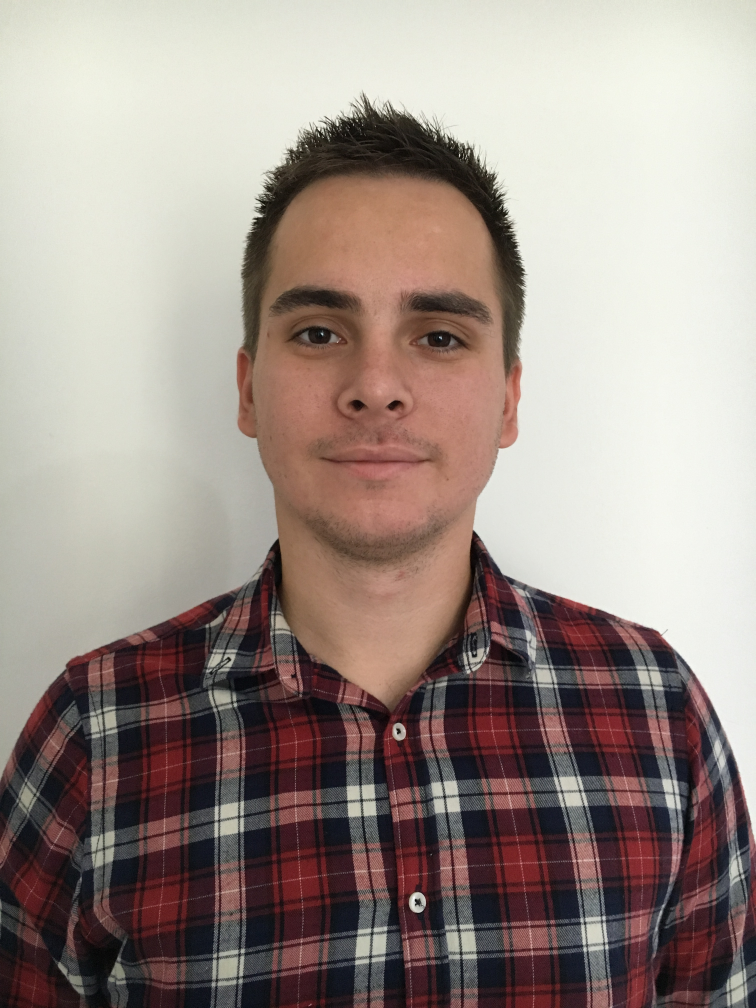
#> input picture Images/img1.JPG, 3024 x 4032 px, given in place of glasses.png, which was not available (shown at 1/4 size)
$ python -i AddGlasses.py   (imports and definitions only)
#> lines starting #> are read from the running program, lines starting #| are printed output that depends on the picture; pictures that were not available may be replaced by others from this repository, and a replacement may not be noted
### Scripts/Functions.py
import cv2
import os
import numpy as np
import random
import math

#najde tvar/e na obrazku
def GetFaceCoordinates (img):
    face_cascade = cv2.CascadeClassifier('..\Haar\haarcascade_frontalface_default.xml')
    gray = cv2.cvtColor(img, cv2.COLOR_BGR2GRAY)
    facesCoordinates = face_cascade.detectMultiScale(gray, 1.3, 5)
    facesCoordinates = DeleteFaceNoise(facesCoordinates)

    return facesCoordinates

#najde oci na obrazky
def GetEyesCoordinates(Image):
    eye_cascade = cv2.CascadeClassifier('..\Haar\haarcascade_eye.xml')
    grayImg = cv2.cvtColor(Image, cv2.COLOR_BGR2GRAY)
    eyesCoordinates = eye_cascade.detectMultiScale(grayImg)

    return eyesCoordinates

#vytvori stvorec z obrazka
#vytvori ho tak aby sa neorezala tvar
def CreateSquareImage (Img, FaceCoorditnates):
    yImage = Img.shape[0];
    xImage = Img.shape[1];

    img  = Img
    if(len(FaceCoorditnates[0]) > 2 ):
        (xFace, yFace, wFace, hFace) = FaceCoorditnates[0]
    else:
       return Img;

    cutPart = yImage-xImage;
    halfOfCutPart = cutPart/2;
    canBeCutedPart = yImage-hFace;

    if canBeCutedPart > cutPart: # ak cast ktora moze byt odrezana je vacsia ako cast ktoru chceme odrezat
        if(yFace > cutPart/2):  #ak na zaciatku fotky je vacsia cast ako polovica casti ktoru chceme odrezat
            if(yImage-(yFace+hFace) > cutPart/2):  # ak na konci fotky je vacsia cast ako polovica casti ktory chceme odrezat
                newImg = img[cutPart / 2:yImage-cutPart/2, 0:xImage]
            else: # ak  nieje tak musime zbytok ktory sme neodrezali odrezat zo zaciatku
                remainder = cutPart / 2 - (yImage-(yFace+hFace));
                newImg = img[(cutPart / 2) + remainder:yImage - (cutPart / 2)+ remainder , 0:xImage]
        else: #ak nieje tak musime zbytok ktory sme odrezali odrezat z konca
            remainder = cutPart/2 - yFace;
            newImg = img[(cutPart / 2) - remainder:yImage - (cutPart / 2) - remainder, 0:xImage]
    else:
        print()

    return newImg;

#nacita obrazok
def ReadImage(PathOfImage):
    imgOriginal = cv2.imread(PathOfImage)  # open image
    if imgOriginal is None:  # if image was not read successfully
        print "error: image not read from file \n\n"  # print error message to std out
        print PathOfImage;
        os.system("pause")  # pause so user can see error message
        return  # and exit function (which exits program)
    else:
        return imgOriginal;

#aplikuje sa salt-pepper filter
# [30 lines left out: functions SaltPeperFilter, RotateImage, not called in this run]

#vyberie len 2 prave oci
def DeleteEyesNoise (EyesCoordinates):

    max1= 0;
    max2= 0;

    result = [0,0]

    for (ex, ey, ew, eh) in EyesCoordinates:
        if((ew*eh)>max1):
            max2= max1
            max1 = ew*eh
            result[1] = result[0]
            result[0] = [ex,ey,ew,eh]
        elif((ew*eh)>max2):
            max2 = ew * eh
            result[1] = [ex, ey, ew, eh]
    return result

#vyberie len jednu pravu tvar
def DeleteFaceNoise (FaceCoorditnates):
    max1 = 0;
    result = [1]
    for (x, y, w, h) in FaceCoorditnates:
        if((w*h)>max1):
            max1 = w*h
            result[0] = [x,y,w,h]

    return result

#zisti vzdialenost medzi ocami
def GetDistenceBetweenEyes(EyeCoordinates):
    if(len(EyeCoordinates) != 2):
        print "Delete noise in eyesCoordinates"
        return
    else:
       distance =(EyeCoordinates[1][0] + EyeCoordinates[1][3]/2) - (EyeCoordinates[0][0] + EyeCoordinates[0][2]/2)
       return abs(distance)

#zisti aky je potrebny uhol pre otocenie medzi 4 ocami
# [55 lines left out: function GetAngleBetween4Eyes, not called in this run]

# otoci obrazok o zadany uhol, okolo zadanych suradnic
def RotateImage(image, angle, x,y, scale = 1.0):
    (h, w) = image.shape[:2]
    center = (x,y);
    if center is None:
        center = (w / 2, h / 2)
    # Perform the rotation
    M = cv2.getRotationMatrix2D(center, angle, scale)
    rotated = cv2.warpAffine(image, M, (w, h))

    return rotated

#zisti aky je potrebny uhol pre otocenie medzi 2 ocami
def GetAngleBetween2Eyes(EyeCoordinatesA):
    if EyeCoordinatesA[0][0] < EyeCoordinatesA[1][0]:
        leftEye1 = [EyeCoordinatesA[0][0] + EyeCoordinatesA[0][1] / 2,
                    EyeCoordinatesA[0][1] + EyeCoordinatesA[0][3] / 2]
        rightEye1 = [EyeCoordinatesA[1][0] + EyeCoordinatesA[1][1] / 2,
                     EyeCoordinatesA[1][1] + EyeCoordinatesA[1][3] / 2]
    else:
        rightEye1 = [EyeCoordinatesA[0][0] + EyeCoordinatesA[0][1] / 2,
                     EyeCoordinatesA[0][1] + EyeCoordinatesA[0][3] / 2]
        leftEye1 = [EyeCoordinatesA[1][0] + EyeCoordinatesA[1][1] / 2,
                    EyeCoordinatesA[1][1] + EyeCoordinatesA[1][3] / 2]

    a = leftEye1[1] - rightEye1[1];
    b = leftEye1[0] - rightEye1[0];
    c = math.sqrt(math.pow(a,2)+math.pow(b,2));
    result = math.degrees(math.asin((a / c)))
    return result;

### Scripts/AddGlasses.py
import cv2
import Functions


def AddEyeGlasses(PathOfImage):

    #nacitanie obrazka okuliarov a definovanie premennych
#> called with PathOfImage = '../Images/img1.JPG'
    img2 = cv2.imread('../Images/glasses.png')
#> img2 is the input picture: shape (4032, 3024, 3); mean B, G, R 136.2, 143.1, 156.7
    distanceGlasses = 210;
    xGlasses = 86;
    yGlasses = 77;

    #nacitanie obrazka
    img = Functions.ReadImage(PathOfImage)

    # orezanie obrazka na stvorec, najpr sa zisitia suradnice tvare aby sa neorezala a urobi sa stvorec z obrazka
    # zistenie novych suradnic tvare
    CoordinatesOfFace = Functions.GetFaceCoordinates(img);
#> in GetFaceCoordinates, `gray = cv2.cvtColor(img, cv2.COLOR_BGR2GRAY)`:
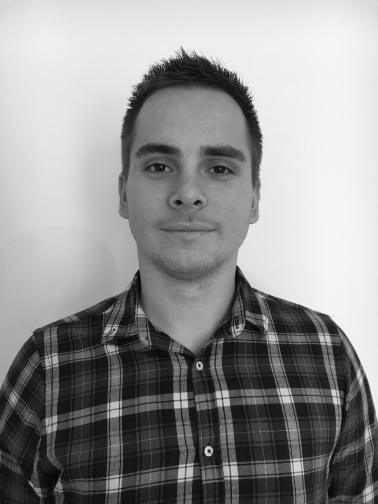
#> gray: shape (4032, 3024) (shown at 1/8 size); min 0, max 255, mean 146.4
#> in GetFaceCoordinates, `facesCoordinates = face_cascade.detectMultiScale(gray, 1.3, 5)`: facesCoordinates = [[809, 784, 1407, 1407]]
#> the loop in DeleteFaceNoise, `for (x, y, w, h) in FaceCoorditnates:` made 1 pass
#> (x, y, w, h, max1) on pass 1: (809, 784, 1407, 1407, 1979649)
#> after the loop in DeleteFaceNoise, `for (x, y, w, h) in FaceCoorditnates:`: max1 = 1979649; result = [[809, 784, 1407, 1407]]
#> CoordinatesOfFace = [[809, 784, 1407, 1407]]
    img = Functions.CreateSquareImage(img, CoordinatesOfFace)
#> in CreateSquareImage, `(xFace, yFace, wFace, hFace) = FaceCoorditnates[0]`: xFace = 809; yFace = 784; wFace = 1407
#> in CreateSquareImage, `canBeCutedPart = yImage-hFace;`: canBeCutedPart = 2625
#> in CreateSquareImage, `newImg = img[cutPart / 2:yImage-cutPart/2, 0:xImage]`:
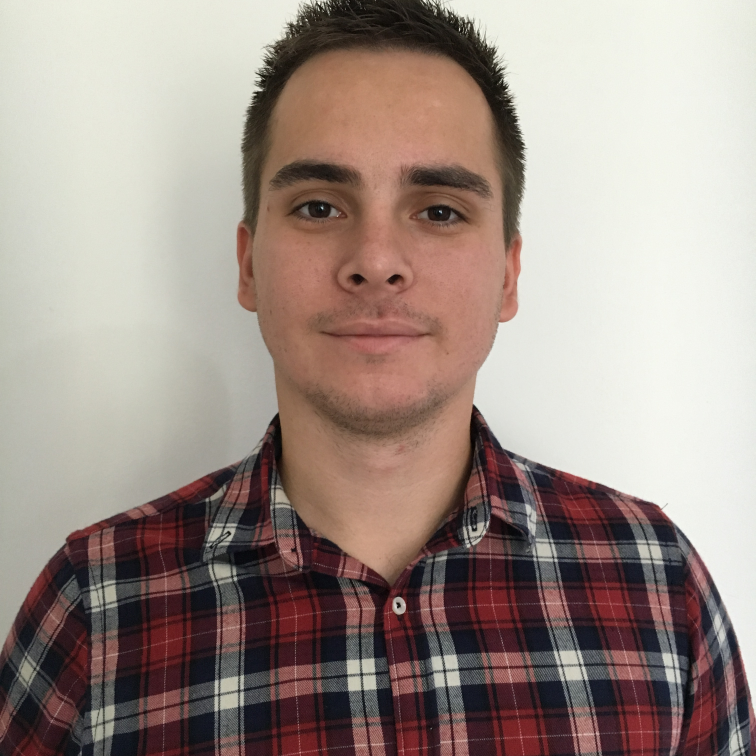
#> newImg: shape (3024, 3024, 3) (shown at 1/4 size); mean B, G, R 135.9, 143.5, 158.8
    CoordinatesOfFace = Functions.GetFaceCoordinates(img);
#> in GetFaceCoordinates (call 2), `gray = cv2.cvtColor(img, cv2.COLOR_BGR2GRAY)`:
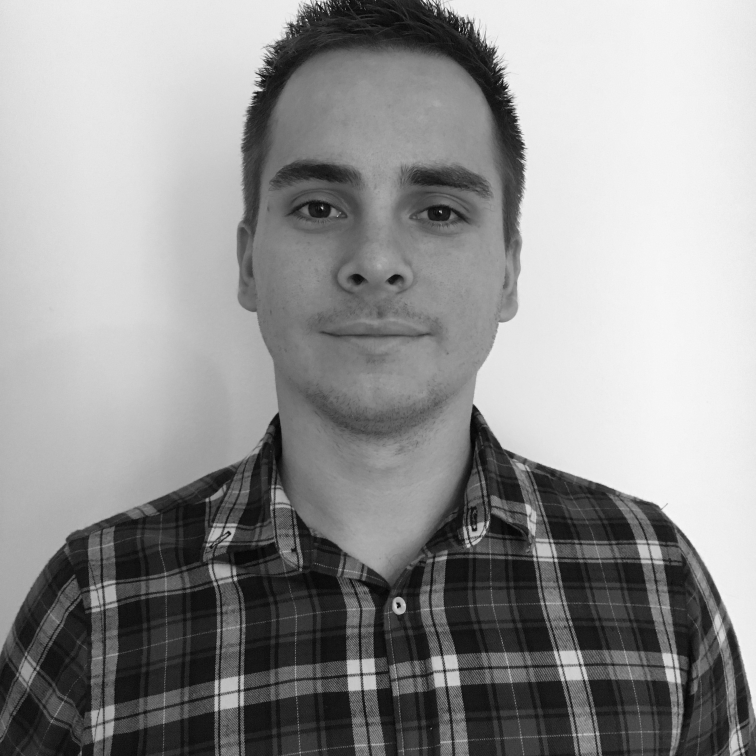
#> gray: shape (3024, 3024) (shown at 1/4 size); min 0, max 254, mean 147.2
#> in GetFaceCoordinates (call 2), `facesCoordinates = face_cascade.detectMultiScale(gray, 1.3, 5)`: facesCoordinates = [[350, 2222, 53, 53], [2164, 2322, 78, 78], [807, 260, 1401, 1401]]
#> the loop in DeleteFaceNoise (call 2), `for (x, y, w, h) in FaceCoorditnates:` made 3 passes
#> (x, y, w, h, max1) on passes 1 to 3: (350, 2222, 53, 53, 2809), (2164, 2322, 78, 78, 6084), (807, 260, 1401, 1401, 1962801)
#> in GetFaceCoordinates (call 2), `facesCoordinates = DeleteFaceNoise(facesCoordinates)`: facesCoordinates = [[807, 260, 1401, 1401]]
#> CoordinatesOfFace = [[807, 260, 1401, 1401]]

    #vyrezanie tvare
    for (x, y, w, h) in CoordinatesOfFace:
        roi_img = img[y:y + h, x:x + w]
#> this loop made 1 pass
#> pass 1, in AddEyeGlasses, `roi_img = img[y:y + h, x:x + w]`:
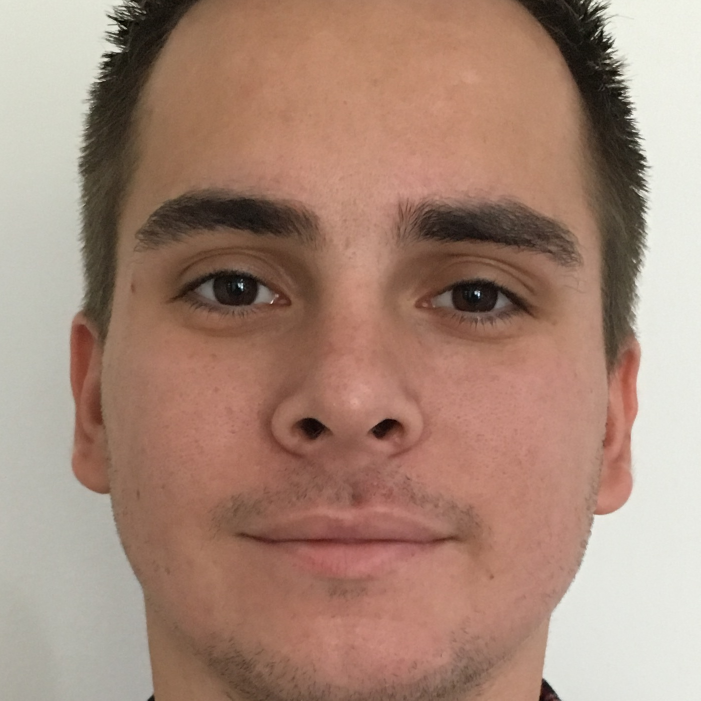
#> roi_img: shape (1401, 1401, 3) (shown at 1/2 size); mean B, G, R 119.1, 134.9, 165.8

    faceX =x;
#> faceX = 807
    faceY = y;
#> faceY = 260

    #zistenie suradnic oci
    eyeCoordinates = Functions.GetEyesCoordinates(roi_img);
#> in GetEyesCoordinates, `grayImg = cv2.cvtColor(Image, cv2.COLOR_BGR2GRAY)`:
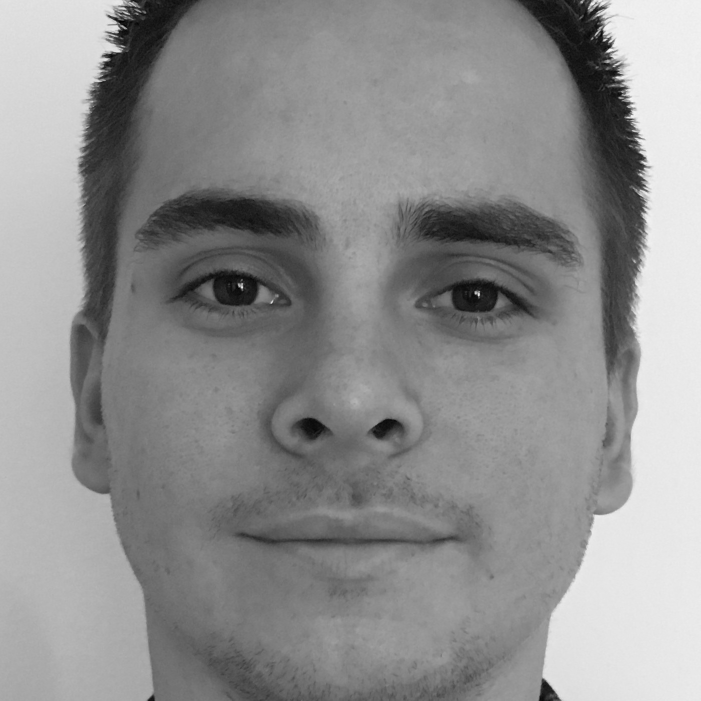
#> grayImg: shape (1401, 1401) (shown at 1/2 size); min 1, max 254, mean 142.4
#> in GetEyesCoordinates, `eyesCoordinates = eye_cascade.detectMultiScale(grayImg)`: eyesCoordinates = [[700, 797, 127, 127], [823, 473, 245, 245], [314, 445, 265, 265], [526, 771, 159, 159]]
#> eyeCoordinates has the same summary as eyesCoordinates in GetEyesCoordinates
    eyeCoordinates = Functions.DeleteEyesNoise(eyeCoordinates);
#> the loop in DeleteEyesNoise, `for (ex, ey, ew, eh) in EyesCoordinates:` made 4 passes
#> (ex, ey, ew, eh, max2, max1) on passes 1 to 3: (700, 797, 127, 127, 0, 16129), (823, 473, 245, 245, 16129, 60025), (314, 445, 265, 265, 60025, 70225)
#> after the loop in DeleteEyesNoise, `for (ex, ey, ew, eh) in EyesCoordinates:`: max1 = 70225; max2 = 60025; result = [[314, 445, 265, 265], [823, 473, 245, 245]]
#> eyeCoordinates = [[314, 445, 265, 265], [823, 473, 245, 245]]

    #zistenie vzdialenosti oci
    distanceBetweenEyes = Functions.GetDistenceBetweenEyes(eyeCoordinates)
#> in GetDistenceBetweenEyes, `distance =(EyeCoordinates[1][0] + EyeCoordinates[1][3]/2) - (EyeCoordi..`: distance = 499
#> distanceBetweenEyes = 499

    tmpp = img.shape[0]

    #zistenie suradnic laveho oka, okolo ktoreho sa bude otacat obrazok
    for (ex, ey, ew, eh) in eyeCoordinates:
        if x + ex < x + (w / 2):
            eyeX = ex + ew / 2
            eyeY = ey + eh / 2

        if tmpp > ex + ew:
            tmpp = ex + ew
            leftEye1 = [ex + (ew / 2) + x, ey + (eh / 2) + y]
#> this loop made 2 passes
#> (ex, ey, ew, eh, eyeX, eyeY, tmpp, leftEye1) on pass 1: (314, 445, 265, 265, 446.5, 577.5, 579, [1253.5, 837.5])
#> after the loop, tmpp = 579


    # zistenie uhla o ktoreho je potrebne otocit obrazok
    # otocenie obrazka
    angle = Functions.GetAngleBetween2Eyes(eyeCoordinates);
#> in GetAngleBetween2Eyes, `leftEye1 = [EyeCoordinatesA[0][0] + EyeCoordinatesA[0][1] / 2, EyeCoor..`: leftEye1 = [536, 577]
#> in GetAngleBetween2Eyes, `rightEye1 = [EyeCoordinatesA[1][0] + EyeCoordinatesA[1][1] / 2, EyeCoo..`: rightEye1 = [1059, 595]
#> in GetAngleBetween2Eyes, `a = leftEye1[1] - rightEye1[1];`: a = -18
#> in GetAngleBetween2Eyes, `b = leftEye1[0] - rightEye1[0];`: b = -523
#> in GetAngleBetween2Eyes, `c = math.sqrt(math.pow(a,2)+math.pow(b,2));`: c = 523.3
#> in GetAngleBetween2Eyes, `result = math.degrees(math.asin((a / c)))`: result = -1.97
#> angle = -1.97
    img = Functions.RotateImage(img, -angle, leftEye1[0], leftEye1[1])
#> in RotateImage, `center = (x,y);`: center = (1253.5, 837.5)
#> in RotateImage, `M = cv2.getRotationMatrix2D(center, angle, scale)`: M = [[0.999, 0.0344, -28.07], [-0.0344, 0.999, 43.61]]
#> in RotateImage, `rotated = cv2.warpAffine(image, M, (w, h))`:
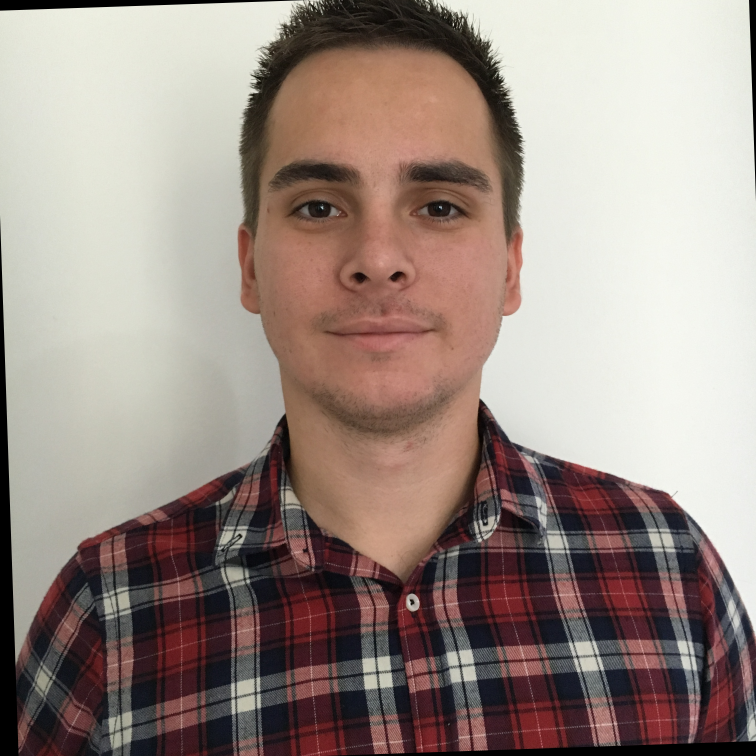
#> rotated: shape (3024, 3024, 3) (shown at 1/4 size); mean B, G, R 132.6, 140.1, 155.3

    #vypocet pomeru
    #zvacsenie alebo zmensenie okuliarov
    pomer = distanceBetweenEyes / float(distanceGlasses);
#> pomer = 2.38
    newx = img2.shape[1] * pomer
#> newx = 7185.6
    newy = img2.shape[0] * pomer
#> newy = 9580.8
    resized = cv2.resize(img2, (int(newx), int(newy)))
    img2 = resized
    xGlasses = xGlasses*pomer;
#> xGlasses = 204.4
    yGlasses = yGlasses*pomer;
#> yGlasses = 183


    #vypocitanie suradnic pre polohu okuliarov
    y= faceX + eyeX - xGlasses +0
#> y = 1049.1
    x = faceY +  eyeY - yGlasses +0;
#> x = 654.5

    # Pridanie okuliarov na obrazok
    rows, cols, channels = img2.shape
#> (the run stopped early here; a loop or call above may not have finished)

$ run again, on Images/Brada.png
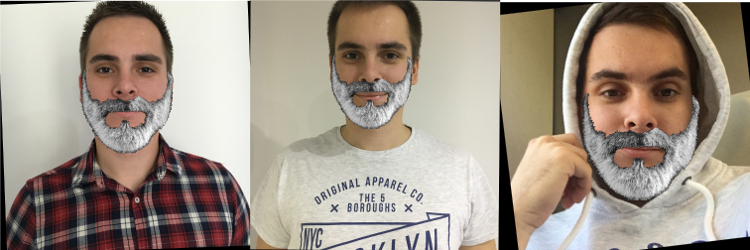
#> input picture Images/Brada.png, 750 x 250 px, given in place of glasses.png, which was not available
#> in AddEyeGlasses, img2 is the input picture: shape (250, 750, 3); mean B, G, R 137.9, 150.9, 163.2
#> in GetFaceCoordinates, `facesCoordinates = face_cascade.detectMultiScale(gray, 1.3, 5)`: facesCoordinates = [[317, 13, 105, 105], [69, 24, 112, 112], [558, 28, 157, 157]]
#> the loop in DeleteFaceNoise, `for (x, y, w, h) in FaceCoorditnates:` made 3 passes
#> (x, y, w, h, max1) on passes 1 to 3: (317, 13, 105, 105, 11025), (69, 24, 112, 112, 12544), (558, 28, 157, 157, 24649)
#> after the loop in DeleteFaceNoise, `for (x, y, w, h) in FaceCoorditnates:`: max1 = 24649; result = [[558, 28, 157, 157]]
#> xFace = 558; yFace = 28; wFace = 157
#> canBeCutedPart = 93
#> the loop in DeleteFaceNoise (call 2), `for (x, y, w, h) in FaceCoorditnates:` made 3 passes
#> the loop in AddEyeGlasses, `for (x, y, w, h) in CoordinatesOfFace:` made 1 pass
#> faceX = 558
#> faceY = 28
#> in GetEyesCoordinates, `grayImg = cv2.cvtColor(Image, cv2.COLOR_BGR2GRAY)`:
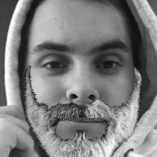
#> grayImg: shape (157, 157); min 13, max 255, mean 126
#> eyesCoordinates = [[34, 43, 41, 41], [90, 46, 34, 34]]
#> the loop in DeleteEyesNoise, `for (ex, ey, ew, eh) in EyesCoordinates:` made 2 passes
#> (ex, ey, ew, eh, max2, max1) on pass 1: (34, 43, 41, 41, 0, 1681)
#> after the loop in DeleteEyesNoise, `for (ex, ey, ew, eh) in EyesCoordinates:`: max1 = 1681; max2 = 1156; result = [[34, 43, 41, 41], [90, 46, 34, 34]]
#> distance = 53
#> the loop in AddEyeGlasses, `for (ex, ey, ew, eh) in eyeCoordinates:` made 2 passes
#> (ex, ey, ew, eh, eyeX, eyeY, tmpp, leftEye1) on pass 1: (34, 43, 41, 41, 54.5, 63.5, 75, [612.5, 91.5])
#> after the loop in AddEyeGlasses, `for (ex, ey, ew, eh) in eyeCoordinates:`: tmpp = 75
#> in GetAngleBetween2Eyes, `leftEye1 = [EyeCoordinatesA[0][0] + EyeCoordinatesA[0][1] / 2, EyeCoor..`: leftEye1 = [55, 63]
#> rightEye1 = [113, 63]
#> a = 0
#> b = -58
#> c = 58
#> in GetAngleBetween2Eyes, `result = math.degrees(math.asin((a / c)))`: result = 0
#> center = (612.5, 91.5)
#> M = [[1, 0, 0], [0, 1, 0]]
#> pomer = 0.252
#> newx = 189.3
#> newy = 63.1
#> in AddEyeGlasses, `resized = cv2.resize(img2, (int(newx), int(newy)))`:
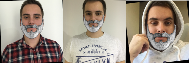
#> resized: shape (63, 189, 3); mean B, G, R 137.8, 150.9, 163.2
#> xGlasses = 21.7
#> yGlasses = 19.43
#> in AddEyeGlasses, `y= faceX + eyeX - xGlasses +0`: y = 590.8
#> in AddEyeGlasses, `x = faceY +  eyeY - yGlasses +0;`: x = 72.07

$ run again, on Images/gauss.png
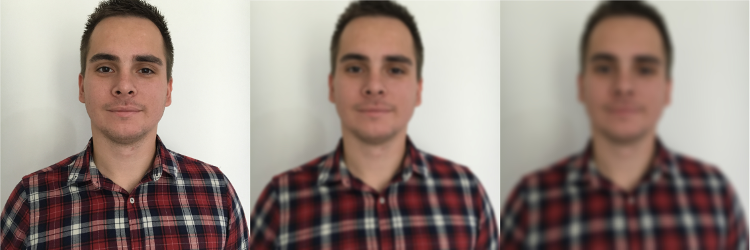
#> input picture Images/gauss.png, 750 x 250 px, given in place of glasses.png, which was not available
#> in AddEyeGlasses, img2 is the input picture: shape (250, 750, 3); mean B, G, R 130.9, 138.2, 152.8
#> in GetFaceCoordinates, `facesCoordinates = face_cascade.detectMultiScale(gray, 1.3, 5)`: facesCoordinates = [[569, 24, 111, 111], [68, 24, 115, 115], [319, 25, 113, 113]]
#> the loop in DeleteFaceNoise, `for (x, y, w, h) in FaceCoorditnates:` made 3 passes
#> (x, y, w, h, max1) on passes 1 to 2: (569, 24, 111, 111, 12321), (68, 24, 115, 115, 13225)
#> after the loop in DeleteFaceNoise, `for (x, y, w, h) in FaceCoorditnates:`: max1 = 13225; result = [[68, 24, 115, 115]]
#> xFace = 68; yFace = 24; wFace = 115
#> canBeCutedPart = 135
#> the loop in DeleteFaceNoise (call 2), `for (x, y, w, h) in FaceCoorditnates:` made 3 passes
#> the loop in AddEyeGlasses, `for (x, y, w, h) in CoordinatesOfFace:` made 1 pass
#> faceX = 68
#> faceY = 24
#> in GetEyesCoordinates, `grayImg = cv2.cvtColor(Image, cv2.COLOR_BGR2GRAY)`:
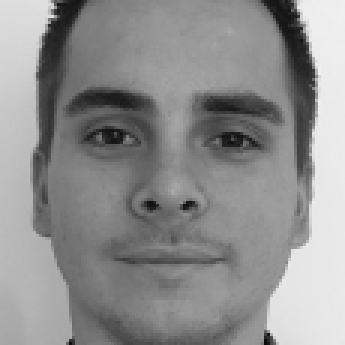
#> grayImg: shape (115, 115) (shown 3 times larger); min 10, max 241, mean 142.4
#> eyesCoordinates = [[22, 31, 27, 27], [63, 32, 27, 27]]
#> the loop in DeleteEyesNoise, `for (ex, ey, ew, eh) in EyesCoordinates:` made 2 passes
#> (ex, ey, ew, eh, max2, max1) on pass 1: (22, 31, 27, 27, 0, 729)
#> after the loop in DeleteEyesNoise, `for (ex, ey, ew, eh) in EyesCoordinates:`: max1 = 729; result = [[22, 31, 27, 27], [63, 32, 27, 27]]
#> distance = 41
#> the loop in AddEyeGlasses, `for (ex, ey, ew, eh) in eyeCoordinates:` made 2 passes
#> (ex, ey, ew, eh, eyeX, eyeY, tmpp, leftEye1) on pass 1: (22, 31, 27, 27, 35.5, 44.5, 49, [103.5, 68.5])
#> after the loop in AddEyeGlasses, `for (ex, ey, ew, eh) in eyeCoordinates:`: tmpp = 49
#> in GetAngleBetween2Eyes, `leftEye1 = [EyeCoordinatesA[0][0] + EyeCoordinatesA[0][1] / 2, EyeCoor..`: leftEye1 = [37, 44]
#> rightEye1 = [79, 45]
#> a = -1
#> b = -42
#> c = 42.01
#> in GetAngleBetween2Eyes, `result = math.degrees(math.asin((a / c)))`: result = -1.36
#> center = (103.5, 68.5)
#> M = [[1, 0.0238, -1.6], [-0.0238, 1, 2.48]]
#> pomer = 0.195
#> newx = 146.4
#> newy = 48.81
#> in AddEyeGlasses, `resized = cv2.resize(img2, (int(newx), int(newy)))`:
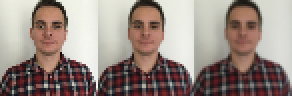
#> resized: shape (48, 146, 3) (shown 2 times larger); mean B, G, R 130.7, 138, 152.6
#> xGlasses = 16.79
#> yGlasses = 15.03
#> in AddEyeGlasses, `y= faceX + eyeX - xGlasses +0`: y = 86.71
#> in AddEyeGlasses, `x = faceY +  eyeY - yGlasses +0;`: x = 53.47
